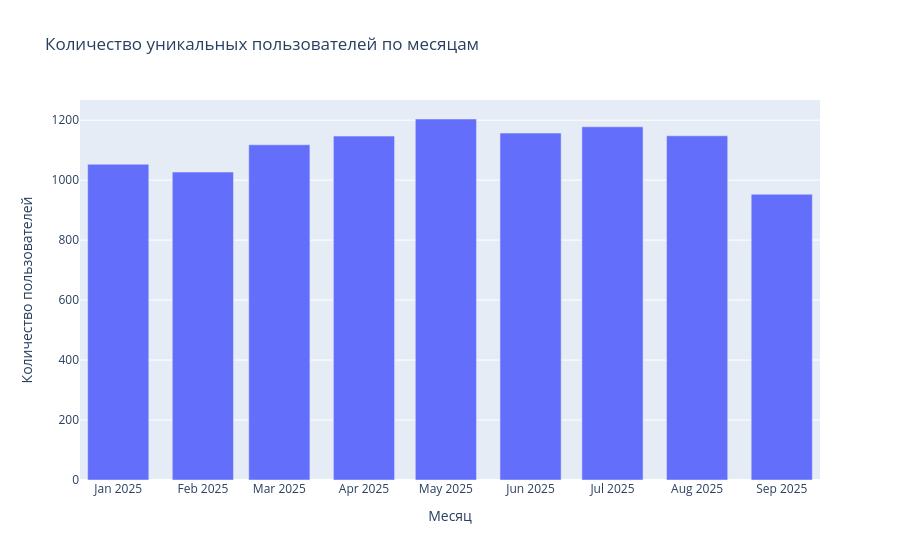

The notebook cell this image was saved under:
### Markdown cell above
## 4. Динамика воронки по месяцам

### Code cell
users_by_month = (
    df.groupby('month')['client_id']
    .nunique()
    .reset_index()
    .rename(columns={'client_id': 'users_cnt'})
)
fig = px.bar(
    users_by_month,
    x='month',
    y='users_cnt',
    title='Количество уникальных пользователей по месяцам',
    labels={
        'month': 'Месяц',
        'users_cnt': 'Количество пользователей'
    }
)
fig.update_traces(textposition='outside')
fig.show()

### Figure 1 — Plotly figure (JSON) as saved in the notebook; plotly's stock layout.template omitted (floating-point values rounded to 4 significant figures)
{"data": [{"hovertemplate": "Месяц=%{x}<br>Количество пользователей=%{y}<extra></extra>", "legendgroup": "", "marker": {"color": "#636efa", "pattern": {"shape": ""}}, "name": "", "orientation": "v", "showlegend": false, "textposition": "outside", "x": ["2025-01-01T00:00:00.000000000", "2025-02-01T00:00:00.000000000", "2025-03-01T00:00:00.000000000", "2025-04-01T00:00:00.000000000", "2025-05-01T00:00:00.000000000", "2025-06-01T00:00:00.000000000", "2025-07-01T00:00:00.000000000", "2025-08-01T00:00:00.000000000", "2025-09-01T00:00:00.000000000"], "xaxis": "x", "y": [1053, 1027, 1118, 1147, 1204, 1157, 1178, 1148, 953], "yaxis": "y", "type": "bar"}], "layout": {"xaxis": {"anchor": "y", "domain": [0.0, 1.0], "title": {"text": "Месяц"}}, "yaxis": {"anchor": "x", "domain": [0.0, 1.0], "title": {"text": "Количество пользователей"}}, "legend": {"tracegroupgap": 0}, "title": {"text": "Количество уникальных пользователей по месяцам"}, "barmode": "relative"}}
